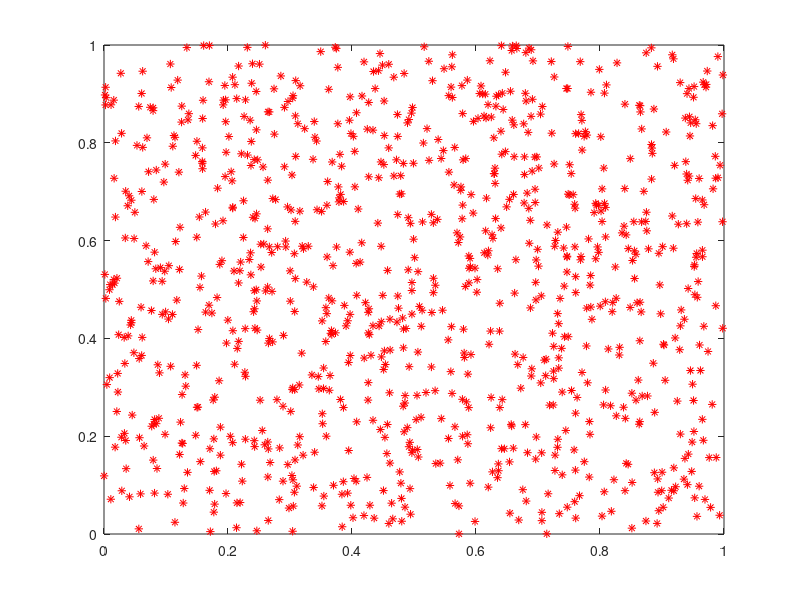

Here is the MATLAB script that generated this plot: (Note: this script raises an error after producing the figure.)
% CLASIDFICAR NUMEROA ALEATORIIOS

% DATOS DE ENTRADA
P = rand(2, 1000); % 2 descriptores y 1000 fotos
plot( P(1,:), P(2,:), '*r' )

%DEFINICION SOM
net = selforgmap( [5,5] );
net.trainParam.epochs = 200;

% ENTRENAMIENTO
net = train(net,P);

%CLASIFICACION RED ENTRADA
y = net(P);
classes = vect2ind(y);

% CLASIFICACION CON NUEVOS DATOS
Q = rand(2, 10);
w = net(Q);
classes2 = vec2ind(w);
